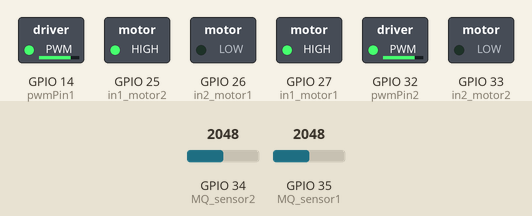
This sketch was run on a simulated ESP32. On the bench: switched loads named in the sketch (green lamp = pin HIGH). The inputs (shaded band) are chosen by the test bench; at power-on: GPIO 34 (MQ_sensor2) = 2048, GPIO 35 (MQ_sensor1) = 2048. WiFi joins after 1.5 s; servers stay silent unless stated; no MQTT or app messages arrive unless stated; what the sketch prints to the serial monitor is not drawn.

Above: at 2.7 s.
2.8 s: GPIO 34 (MQ_sensor2) set to 1265
4.7 s: GPIO 34 (MQ_sensor2) set to 1126
At 6.5 s:
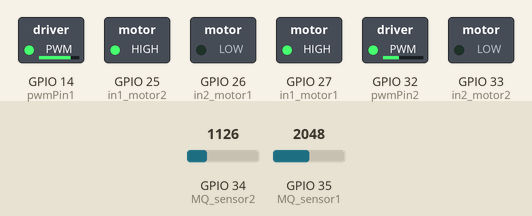
7.0 s: GPIO 35 (MQ_sensor1) set to 1230
8.7 s: GPIO 35 (MQ_sensor1) set to 1155
At 10.0 s:
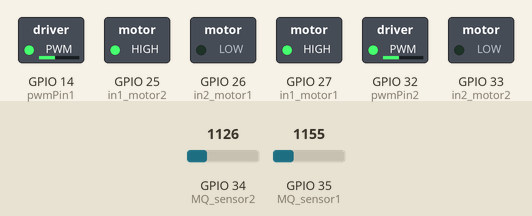
11.0 s: GPIO 34 (MQ_sensor2) set to 1228
At 12.7 s:
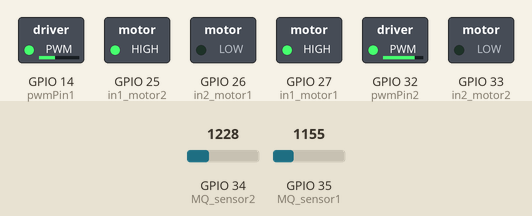
13.0 s: GPIO 34 (MQ_sensor2) set to 1160
At 14.6 s:
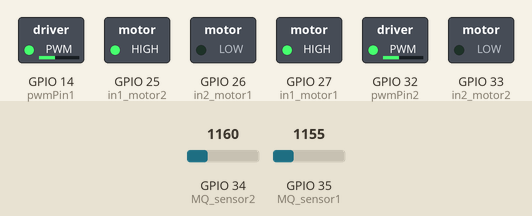
Timing chart, 0 to 16.1 s (numbered marks = the images above; inputs shaded):
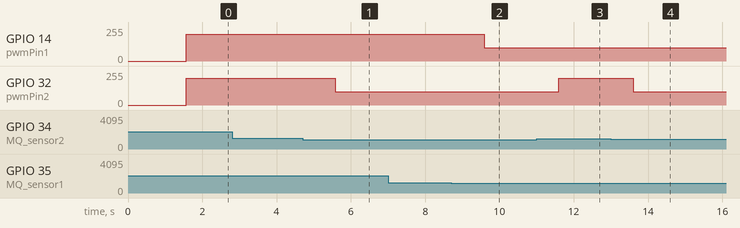

The sketch:

PROTIPE_DESIOT.ino
```cpp
#include <WiFi.h>
#include <PubSubClient.h>

// Konfigurasi WiFi
const char* ssid = "Your_WiFi_SSID";
const char* password = "Your_WiFi_Password";

// Konfigurasi MQTT
const char* mqtt_server = "192.168.1.100"; // IP broker Mosquitto
const char* topic_sensor1 = "sensor/mq2_1";
const char* topic_sensor2 = "sensor/mq2_2";
const char* topic_motor_speed1 = "motor1/speed";
const char* topic_motor_speed2 = "motor2/speed";
const char* topic_alert = "alert";
const char* topic_manual_mode = "manual/mode";
const char* topic_manual_speed1 = "manual/speed1";
const char* topic_manual_speed2 = "manual/speed2";

WiFiClient espClient;
PubSubClient client(espClient);

// Pin Sensor dan Motor
#define MQ_sensor1 35
#define MQ_sensor2 34
const int pwmPin1 = 14;
const int pwmPin2 = 32;
const int in1_motor1 = 27;
const int in2_motor1 = 26;
const int in1_motor2 = 25;
const int in2_motor2 = 33;

// Konstanta
const int pwmAwal = 100;
const int pwmTinggi = 200;
const int threshold = 1200;

// Variabel
int pwmMotor1 = pwmAwal;
int pwmMotor2 = pwmAwal;
bool manualMode = false;

// Fungsi Koneksi WiFi
void setup_wifi() {
  delay(10);
  Serial.println();
  Serial.print("Menghubungkan ke WiFi: ");
  Serial.println(ssid);

  WiFi.begin(ssid, password);

  while (WiFi.status() != WL_CONNECTED) {
    delay(500);
    Serial.print(".");
  }

  Serial.println();
  Serial.println("WiFi Terhubung");
  Serial.print("Alamat IP: ");
  Serial.println(WiFi.localIP());
}

// Fungsi Koneksi MQTT
void reconnect() {
  while (!client.connected()) {
    Serial.print("Menghubungkan ke MQTT...");
    if (client.connect("ESP32")) {
      Serial.println("Terhubung");
      client.subscribe(topic_manual_mode);
      client.subscribe(topic_manual_speed1);
      client.subscribe(topic_manual_speed2);
    } else {
      Serial.print("Gagal, rc=");
      Serial.print(client.state());
      Serial.println(" Coba lagi dalam 5 detik...");
      delay(5000);
    }
  }
}

// Fungsi Callback MQTT
void callback(char* topic, byte* payload, unsigned int length) {
  String message;
  for (int i = 0; i < length; i++) {
    message += (char)payload[i];
  }

  if (String(topic) == topic_manual_mode) {
    manualMode = message.toInt();
  } else if (String(topic) == topic_manual_speed1) {
    pwmMotor1 = message.toInt();
  } else if (String(topic) == topic_manual_speed2) {
    pwmMotor2 = message.toInt();
  }
}

// Fungsi Utama
void setup() {
  Serial.begin(115200);

  // Inisialisasi Pin
  pinMode(MQ_sensor1, INPUT);
  pinMode(MQ_sensor2, INPUT);
  pinMode(pwmPin1, OUTPUT);
  pinMode(pwmPin2, OUTPUT);
  pinMode(in1_motor1, OUTPUT);
  pinMode(in2_motor1, OUTPUT);
  pinMode(in1_motor2, OUTPUT);
  pinMode(in2_motor2, OUTPUT);

  digitalWrite(in1_motor1, HIGH);
  digitalWrite(in2_motor1, LOW);
  digitalWrite(in1_motor2, HIGH);
  digitalWrite(in2_motor2, LOW);

  setup_wifi();
  client.setServer(mqtt_server, 1883);
  client.setCallback(callback);
}

void loop() {
  if (!client.connected()) {
    reconnect();
  }
  client.loop();

  // Membaca nilai sensor
  int sensorValue1 = analogRead(MQ_sensor1);
  int sensorValue2 = analogRead(MQ_sensor2);

  String alert = "AMAN";

  if (!manualMode) {
    pwmMotor1 = (sensorValue1 > threshold) ? pwmTinggi : pwmAwal;
    pwmMotor2 = (sensorValue2 > threshold) ? pwmTinggi : pwmAwal;

    if (sensorValue1 > threshold || sensorValue2 > threshold) {
      alert = "BAHAYA";
    }
  }

  // Mengirim data ke broker
  client.publish(topic_sensor1, String(sensorValue1).c_str());
  client.publish(topic_sensor2, String(sensorValue2).c_str());
  client.publish(topic_motor_speed1, String(pwmMotor1).c_str());
  client.publish(topic_motor_speed2, String(pwmMotor2).c_str());
  client.publish(topic_alert, alert.c_str());

  // Mengatur PWM motor
  analogWrite(pwmPin1, pwmMotor1);
  analogWrite(pwmPin2, pwmMotor2);

  delay(1000);
}
```

Measured:
- the behaviour switches between 1201 and 1200 on GPIO 34 (MQ_sensor2) (found by bisection; images 0 and 1)
- the behaviour switches between 1201 and 1200 on GPIO 35 (MQ_sensor1) (found by bisection; images 1 and 2)
- after the input at 2.8 s, every drawn part: stays the same
- after the input at 4.7 s, GPIO 32 (pwmPin2): 200/255 → 100/255 after 0.88 s
- after the input at 7.0 s, every drawn part: stays the same
- after the input at 8.7 s, GPIO 14 (pwmPin1): 200/255 → 100/255 after 0.89 s
- after the input at 11.0 s, GPIO 32 (pwmPin2): 100/255 → 200/255 after 0.60 s
- after the input at 13.0 s, GPIO 32 (pwmPin2): 200/255 → 100/255 after 0.60 s
